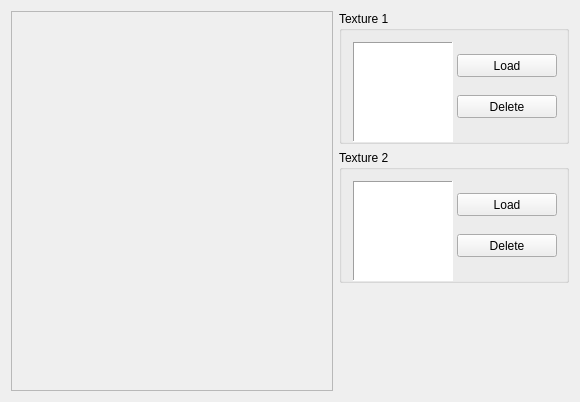
<?xml version="1.0" encoding="UTF-8"?>
<ui version="4.0">
 <class>TexturingWindow</class>
 <widget class="QWidget" name="TexturingWindow">
  <property name="geometry">
   <rect>
    <x>0</x>
    <y>0</y>
    <width>580</width>
    <height>402</height>
   </rect>
  </property>
  <property name="windowTitle">
   <string>Texturing </string>
  </property>
  <layout class="QGridLayout" name="gridLayout_3">
   <item row="0" column="0">
    <layout class="QHBoxLayout" name="horizontalLayout">
     <item>
      <widget class="QFrame" name="qGLFrame">
       <property name="frameShape">
        <enum>QFrame::StyledPanel</enum>
       </property>
       <property name="frameShadow">
        <enum>QFrame::Raised</enum>
       </property>
      </widget>
     </item>
     <item>
      <layout class="QVBoxLayout" name="verticalLayout_3">
       <item>
        <widget class="QGroupBox" name="groupBox">
         <property name="sizePolicy">
          <sizepolicy hsizetype="Fixed" vsizetype="Fixed">
           <horstretch>0</horstretch>
           <verstretch>0</verstretch>
          </sizepolicy>
         </property>
         <property name="minimumSize">
          <size>
           <width>230</width>
           <height>133</height>
          </size>
         </property>
         <property name="maximumSize">
          <size>
           <width>230</width>
           <height>133</height>
          </size>
         </property>
         <property name="title">
          <string>Texture 1</string>
         </property>
         <layout class="QGridLayout" name="gridLayout">
          <item row="0" column="0">
           <widget class="QGraphicsView" name="qTex1View">
            <property name="sizePolicy">
             <sizepolicy hsizetype="Maximum" vsizetype="Maximum">
              <horstretch>100</horstretch>
              <verstretch>100</verstretch>
             </sizepolicy>
            </property>
            <property name="minimumSize">
             <size>
              <width>100</width>
              <height>100</height>
             </size>
            </property>
            <property name="maximumSize">
             <size>
              <width>100</width>
              <height>100</height>
             </size>
            </property>
            <property name="autoFillBackground">
             <bool>true</bool>
            </property>
            <property name="frameShape">
             <enum>QFrame::Panel</enum>
            </property>
            <property name="frameShadow">
             <enum>QFrame::Sunken</enum>
            </property>
            <property name="lineWidth">
             <number>1</number>
            </property>
           </widget>
          </item>
          <item row="0" column="1">
           <layout class="QVBoxLayout" name="verticalLayout">
            <item>
             <widget class="QPushButton" name="qLoadTex1Button">
              <property name="sizePolicy">
               <sizepolicy hsizetype="Fixed" vsizetype="Fixed">
                <horstretch>0</horstretch>
                <verstretch>0</verstretch>
               </sizepolicy>
              </property>
              <property name="minimumSize">
               <size>
                <width>100</width>
                <height>23</height>
               </size>
              </property>
              <property name="maximumSize">
               <size>
                <width>100</width>
                <height>23</height>
               </size>
              </property>
              <property name="text">
               <string>Load</string>
              </property>
             </widget>
            </item>
            <item>
             <widget class="QPushButton" name="qDeleteTex1Button">
              <property name="sizePolicy">
               <sizepolicy hsizetype="Fixed" vsizetype="Fixed">
                <horstretch>0</horstretch>
                <verstretch>0</verstretch>
               </sizepolicy>
              </property>
              <property name="minimumSize">
               <size>
                <width>100</width>
                <height>23</height>
               </size>
              </property>
              <property name="maximumSize">
               <size>
                <width>100</width>
                <height>23</height>
               </size>
              </property>
              <property name="text">
               <string>Delete</string>
              </property>
             </widget>
            </item>
           </layout>
          </item>
         </layout>
        </widget>
       </item>
       <item>
        <widget class="QGroupBox" name="groupBox_2">
         <property name="sizePolicy">
          <sizepolicy hsizetype="Fixed" vsizetype="Fixed">
           <horstretch>0</horstretch>
           <verstretch>0</verstretch>
          </sizepolicy>
         </property>
         <property name="minimumSize">
          <size>
           <width>230</width>
           <height>133</height>
          </size>
         </property>
         <property name="maximumSize">
          <size>
           <width>230</width>
           <height>133</height>
          </size>
         </property>
         <property name="title">
          <string>Texture 2</string>
         </property>
         <layout class="QGridLayout" name="gridLayout_2">
          <item row="0" column="1">
           <layout class="QVBoxLayout" name="verticalLayout_2">
            <item>
             <widget class="QPushButton" name="qLoadTex2Button">
              <property name="sizePolicy">
               <sizepolicy hsizetype="Fixed" vsizetype="Fixed">
                <horstretch>0</horstretch>
                <verstretch>0</verstretch>
               </sizepolicy>
              </property>
              <property name="minimumSize">
               <size>
                <width>100</width>
                <height>23</height>
               </size>
              </property>
              <property name="maximumSize">
               <size>
                <width>100</width>
                <height>23</height>
               </size>
              </property>
              <property name="text">
               <string>Load</string>
              </property>
             </widget>
            </item>
            <item>
             <widget class="QPushButton" name="qDeleteTex2Button">
              <property name="sizePolicy">
               <sizepolicy hsizetype="Fixed" vsizetype="Fixed">
                <horstretch>0</horstretch>
                <verstretch>0</verstretch>
               </sizepolicy>
              </property>
              <property name="minimumSize">
               <size>
                <width>100</width>
                <height>23</height>
               </size>
              </property>
              <property name="maximumSize">
               <size>
                <width>100</width>
                <height>23</height>
               </size>
              </property>
              <property name="text">
               <string>Delete</string>
              </property>
             </widget>
            </item>
           </layout>
          </item>
          <item row="0" column="0">
           <widget class="QGraphicsView" name="qTex2View">
            <property name="sizePolicy">
             <sizepolicy hsizetype="Maximum" vsizetype="Maximum">
              <horstretch>100</horstretch>
              <verstretch>100</verstretch>
             </sizepolicy>
            </property>
            <property name="minimumSize">
             <size>
              <width>100</width>
              <height>100</height>
             </size>
            </property>
            <property name="maximumSize">
             <size>
              <width>100</width>
              <height>100</height>
             </size>
            </property>
            <property name="autoFillBackground">
             <bool>true</bool>
            </property>
            <property name="frameShape">
             <enum>QFrame::Panel</enum>
            </property>
            <property name="frameShadow">
             <enum>QFrame::Sunken</enum>
            </property>
            <property name="lineWidth">
             <number>1</number>
            </property>
           </widget>
          </item>
         </layout>
        </widget>
       </item>
       <item>
        <spacer name="verticalSpacer">
         <property name="orientation">
          <enum>Qt::Vertical</enum>
         </property>
         <property name="sizeHint" stdset="0">
          <size>
           <width>20</width>
           <height>40</height>
          </size>
         </property>
        </spacer>
       </item>
      </layout>
     </item>
    </layout>
   </item>
  </layout>
 </widget>
 <layoutdefault spacing="6" margin="11"/>
 <resources/>
 <connections/>
</ui>
